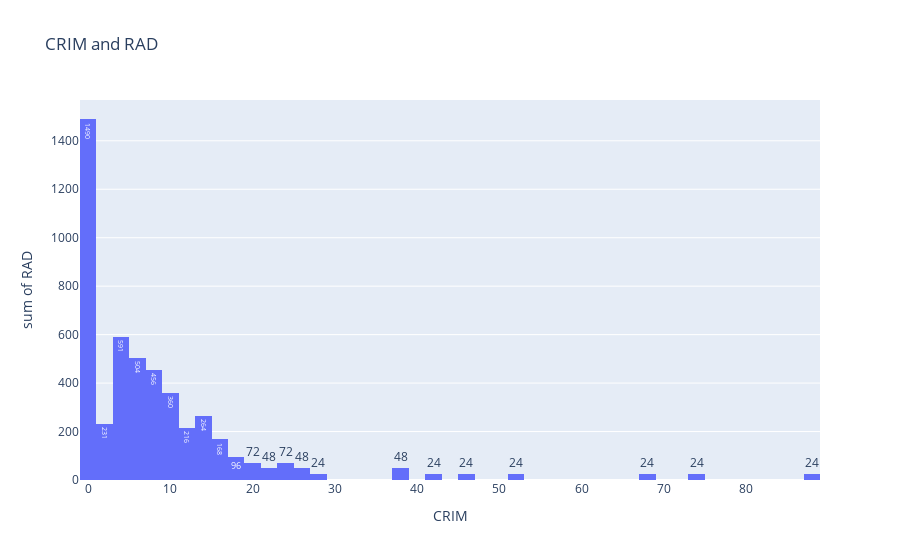
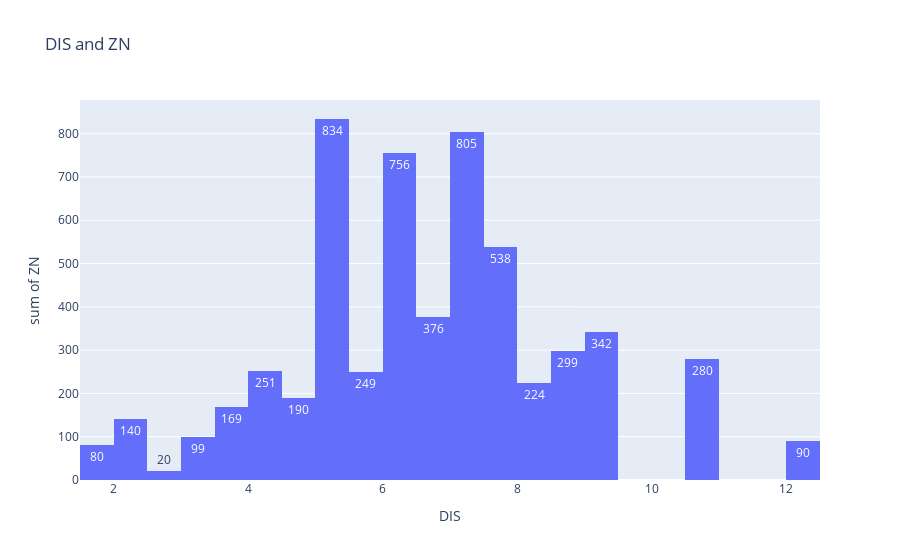
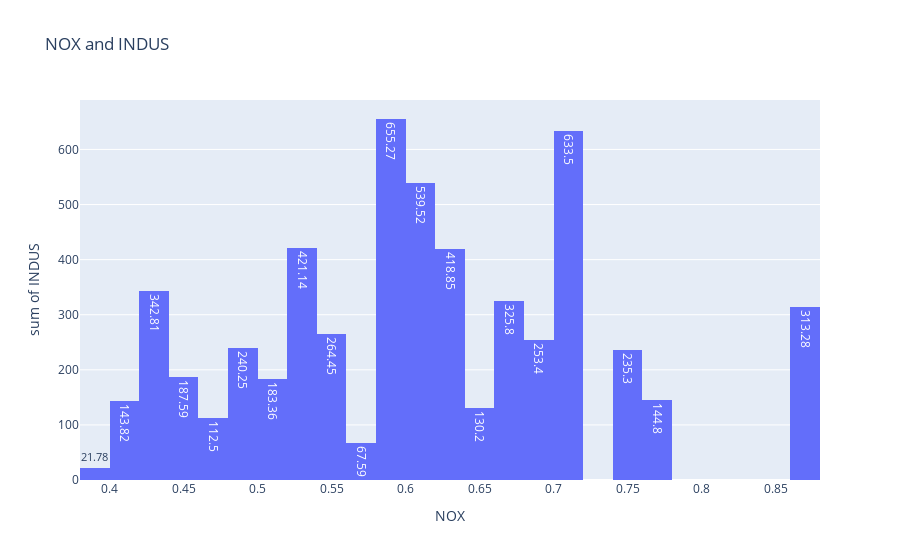
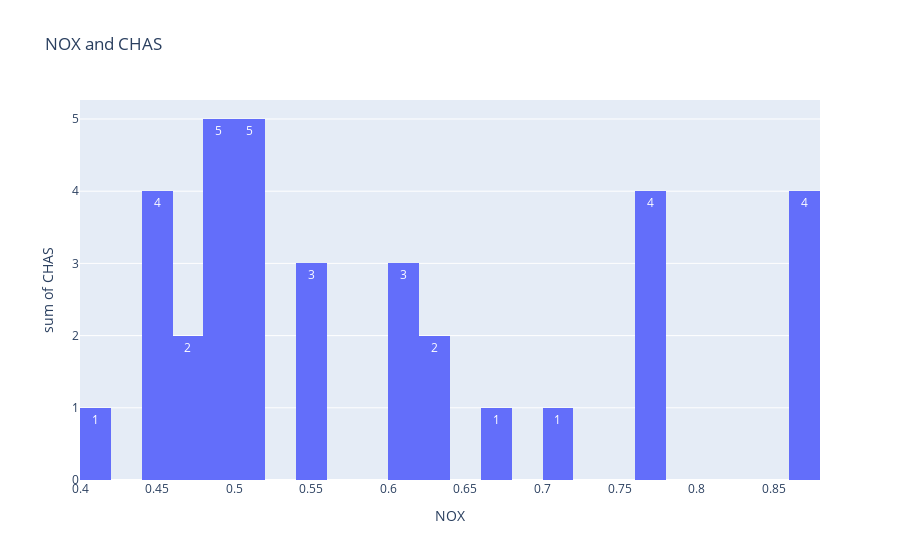

Notebook code cell kept with these figures, in order:
### Code cell
def print_histograms(boston_dataframe):
    fig_1 = px.histogram(boston_dataframe, x="CRIM", y="RAD", title= "CRIM and RAD",text_auto=True)
    fig_2 = px.histogram(boston_dataframe, x="DIS", y="ZN", title="DIS and ZN", text_auto=True)
    fig_3 = px.histogram(boston_dataframe, x="NOX", y="INDUS", title="NOX and INDUS", text_auto=True)
    fig_4 = px.histogram(boston_dataframe, x="NOX", y="CHAS", title="NOX and CHAS", text_auto=True)
    fig_5 = px.histogram(boston_dataframe, x="NOX", y="AGE", title="NOX and AGE", text_auto=True)
    fig_6 = px.histogram(boston_dataframe, x="RM", y="CHAS", title="RM and CHAS", text_auto=True)
    fig_7 = px.histogram(boston_dataframe, x="AGE", y="INDUS", title="AGE and INDUS", text_auto=True)
    fig_8 = px.histogram(boston_dataframe, x="INDUS", y="LSTAT", title="INDUS and LSTAT", text_auto=True)
    fig_9 = px.histogram(boston_dataframe, x="RM", y="MDEV", title="RM and MDEV", text_auto=True)

    fig_1.show()
    fig_2.show()
    fig_3.show()
    fig_4.show()
    fig_5.show()
    fig_6.show()
    fig_7.show()
    fig_8.show()
    fig_9.show()

print_histograms(boston_dataframe)

### Figure 1 — Plotly figure (JSON) as saved in the notebook; plotly's stock layout.template omitted (floating-point values rounded to 4 significant figures; data arrays with more than 128 entries replaced by an {"elided": "..."} marker saying what was removed)
{"data": [{"alignmentgroup": "True", "bingroup": "x", "histfunc": "sum", "hovertemplate": "CRIM=%{x}<br>sum of RAD=%{y}<extra></extra>", "legendgroup": "", "marker": {"color": "#636efa", "pattern": {"shape": ""}}, "name": "", "offsetgroup": "", "orientation": "v", "showlegend": false, "texttemplate": "%{value}", "type": "histogram", "x": {"elided": "506 float values"}, "xaxis": "x", "y": {"elided": "506 int values"}, "yaxis": "y"}], "layout": {"barmode": "relative", "legend": {"tracegroupgap": 0}, "title": {"text": "CRIM and RAD"}, "xaxis": {"anchor": "y", "domain": [0, 1], "title": {"text": "CRIM"}}, "yaxis": {"anchor": "x", "domain": [0, 1], "title": {"text": "sum of RAD"}}}}

### Figure 2 — Plotly figure (JSON) as saved in the notebook; plotly's stock layout.template omitted (floating-point values rounded to 4 significant figures; data arrays with more than 128 entries replaced by an {"elided": "..."} marker saying what was removed)
{"data": [{"alignmentgroup": "True", "bingroup": "x", "histfunc": "sum", "hovertemplate": "DIS=%{x}<br>sum of ZN=%{y}<extra></extra>", "legendgroup": "", "marker": {"color": "#636efa", "pattern": {"shape": ""}}, "name": "", "offsetgroup": "", "orientation": "v", "showlegend": false, "texttemplate": "%{value}", "type": "histogram", "x": {"elided": "506 float values"}, "xaxis": "x", "y": {"elided": "506 int values"}, "yaxis": "y"}], "layout": {"barmode": "relative", "legend": {"tracegroupgap": 0}, "title": {"text": "DIS and ZN"}, "xaxis": {"anchor": "y", "domain": [0, 1], "title": {"text": "DIS"}}, "yaxis": {"anchor": "x", "domain": [0, 1], "title": {"text": "sum of ZN"}}}}

### Figure 3 — Plotly figure (JSON) as saved in the notebook; plotly's stock layout.template omitted (floating-point values rounded to 4 significant figures; data arrays with more than 128 entries replaced by an {"elided": "..."} marker saying what was removed)
{"data": [{"alignmentgroup": "True", "bingroup": "x", "histfunc": "sum", "hovertemplate": "NOX=%{x}<br>sum of INDUS=%{y}<extra></extra>", "legendgroup": "", "marker": {"color": "#636efa", "pattern": {"shape": ""}}, "name": "", "offsetgroup": "", "orientation": "v", "showlegend": false, "texttemplate": "%{value}", "type": "histogram", "x": {"elided": "506 float values"}, "xaxis": "x", "y": {"elided": "506 float values"}, "yaxis": "y"}], "layout": {"barmode": "relative", "legend": {"tracegroupgap": 0}, "title": {"text": "NOX and INDUS"}, "xaxis": {"anchor": "y", "domain": [0, 1], "title": {"text": "NOX"}}, "yaxis": {"anchor": "x", "domain": [0, 1], "title": {"text": "sum of INDUS"}}}}

### Figure 4 — Plotly figure (JSON) as saved in the notebook; plotly's stock layout.template omitted (floating-point values rounded to 4 significant figures; data arrays with more than 128 entries replaced by an {"elided": "..."} marker saying what was removed)
{"data": [{"alignmentgroup": "True", "bingroup": "x", "histfunc": "sum", "hovertemplate": "NOX=%{x}<br>sum of CHAS=%{y}<extra></extra>", "legendgroup": "", "marker": {"color": "#636efa", "pattern": {"shape": ""}}, "name": "", "offsetgroup": "", "orientation": "v", "showlegend": false, "texttemplate": "%{value}", "type": "histogram", "x": {"elided": "506 float values"}, "xaxis": "x", "y": {"elided": "506 int values"}, "yaxis": "y"}], "layout": {"barmode": "relative", "legend": {"tracegroupgap": 0}, "title": {"text": "NOX and CHAS"}, "xaxis": {"anchor": "y", "domain": [0, 1], "title": {"text": "NOX"}}, "yaxis": {"anchor": "x", "domain": [0, 1], "title": {"text": "sum of CHAS"}}}}
